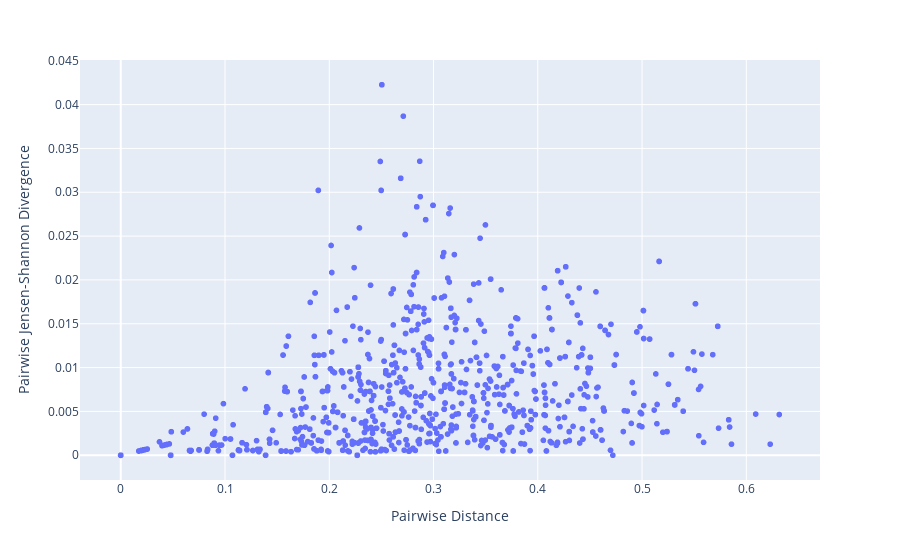

Write notebook code for a chart like this one.
### Code cell
import plotly.express as px
fig = px.scatter(x=pairwise_distance_values, y=pairwise_jsd_values, labels={
                 'x': 'Pairwise Distance',
                 'y': 'Pairwise Jensen-Shannon Divergence'
             })
fig.show()

### Figure 1 — Plotly figure (JSON) as saved in the notebook; plotly's stock layout.template omitted (floating-point values rounded to 4 significant figures; data arrays with more than 128 entries replaced by an {"elided": "..."} marker saying what was removed)
{"data": [{"hovertemplate": "Pairwise Distance=%{x}<br>Pairwise Jensen-Shannon Divergence=%{y}<extra></extra>", "legendgroup": "", "marker": {"color": "#636efa", "symbol": "circle"}, "mode": "markers", "name": "", "showlegend": false, "type": "scattergl", "x": {"elided": "1485 float values"}, "xaxis": "x", "y": {"elided": "1485 float values"}, "yaxis": "y"}], "layout": {"legend": {"tracegroupgap": 0}, "margin": {"t": 60}, "xaxis": {"anchor": "y", "domain": [0, 1], "title": {"text": "Pairwise Distance"}}, "yaxis": {"anchor": "x", "domain": [0, 1], "title": {"text": "Pairwise Jensen-Shannon Divergence"}}}}
